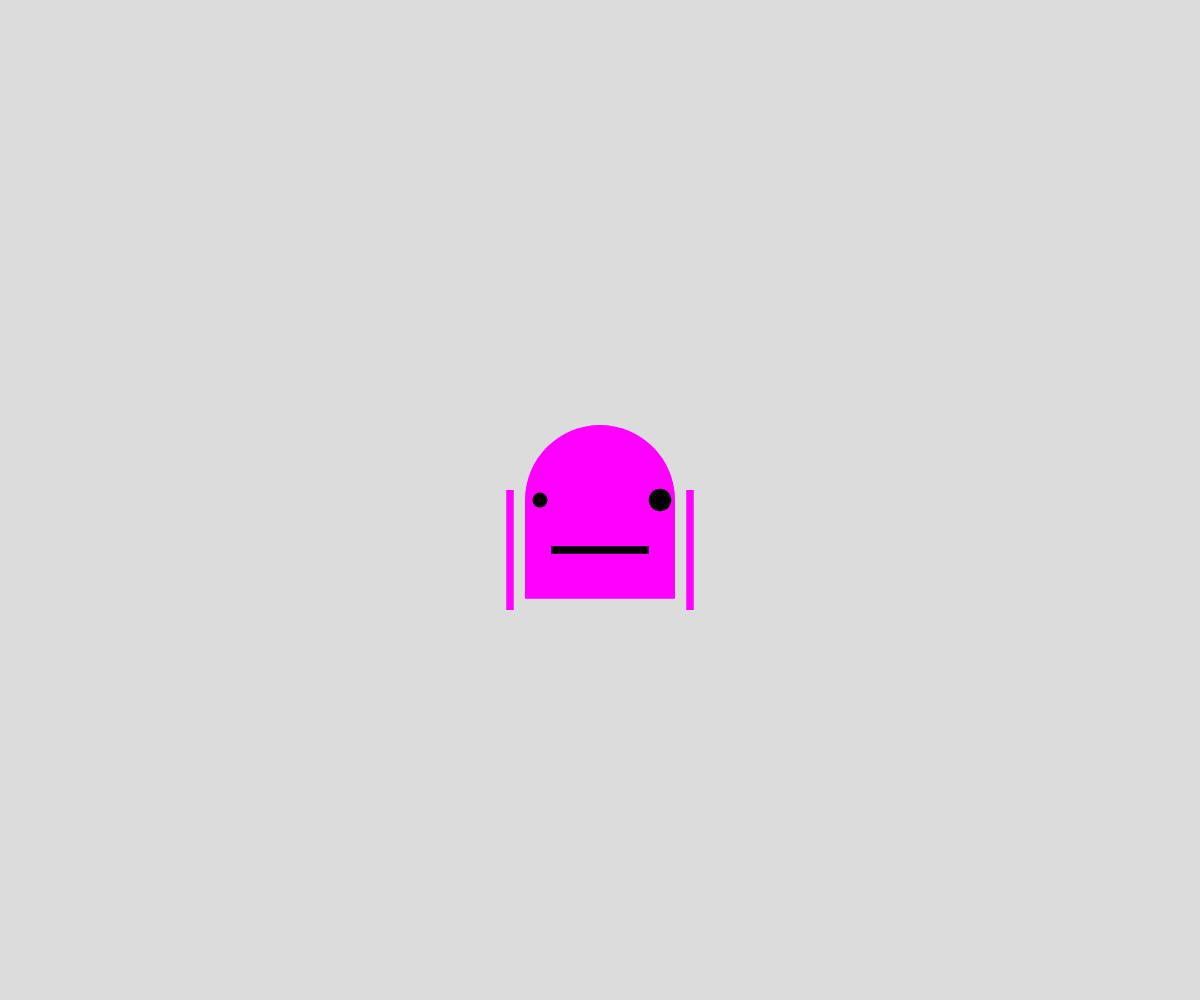
Frame 1 (no input)
Frame 60 (no input): identical to frame 1, image omitted
Frame 120 (the mouse pressed at the canvas centre since frame 60): identical to frame 1, image omitted

The p5.js sketch that drew this single still picture (run headless with seeded random() and noise() and a simulated clock; from frame 60 on, the mouse is pressed at the canvas centre):

// p5.js sketch
// ── sketch.js
// Drawing with shapes practice
// Your Name
// feb 10, 2025
//
// Extra for Experts:
// - describe what you did to take this project "above and beyond"

// global variable declarations
//let boxX = 200;
//let boxY = 100;
let headSize = 150;

function setup() {
  createCanvas(windowWidth, windowHeight);
  rectMode(CENTER);
  noStroke();
}

function draw() {
  background(220);
  drawCharacter();
  //drawBox();
}

function drawCharacter(){
  fill(255, 0, 255)
  circle(width * .50, height * .50, headSize);
  rect(width  * .50, height * .55, headSize, headSize * 0.65);


  
  rect(width  * .425, height * .55, headSize * .05, headSize* 0.80 );
  rect(width  * .575, height * .55, headSize * .05, headSize * 0.80);
  
  rectMode(CENTER);
  fill(0, 0, 0);
  circle(width * .45, height * .50, headSize * 0.10);
  circle(width * .55, height * .50, headSize * 0.15);
  rect(width * .50, height * .55, headSize * .65, headSize * .05);


  

  
  

}




function drawBox(){
  //draw a box
  fill(255, 155, 55);
  rect(boxX, boxY, 50, 30, 5, 5, 0, 0);
  rect(boxX, boxY -50, 30);
}

function keyPressed(){
  if(key === "a"){
    boxX = 0;
  } 
  if(key === "b"){
    boxY = 400;
  }
  if(keyCode === ESCAPE){
    boxX = width * 0.85; //85% across the screen
    boxY = height * 0.6; //60% down the screena
  }
}
